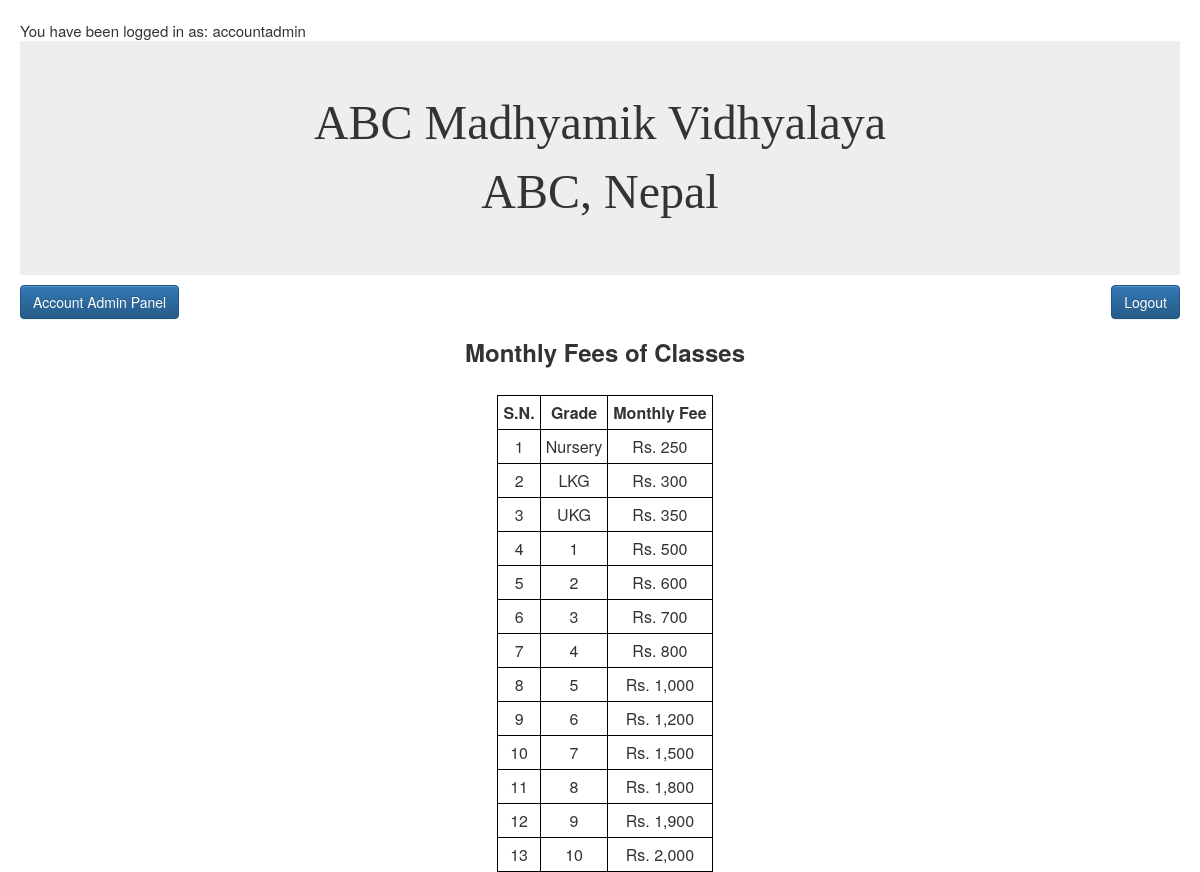
Page /fee.php (signed in) on the committed database.
### tables this page shows
CREATE TABLE `fee` (
  `SN` int(11) NOT NULL,
  `gradename` varchar(15) NOT NULL,
  `feemonth` varchar(20) NOT NULL
);

### fee.php (the view, shortened to what this page needs)
<?php
include_once('control.php');
?>
<html>
<head>
<link rel="stylesheet" href="bootstrap-3.3.7-dist/css/bootstrap.min.css"/>
<link rel="stylesheet" href="bootstrap-3.3.7-dist/css/bootstrap-theme.min.css">
<link id="theme-style" rel="stylesheet" href="css/style.css">
</head>
<body>
<div class="jumbotron"><center><font face="Analecta" size="13">ABC Madhyamik Vidhyalaya</font><br><font face="Analecta" size="10">ABC, Nepal</font></center></div>
<a href="accounthome.php" class="btn btn-primary" role="button" target="_top">Account Admin Panel</a>
<a href="logout.php" class="btn btn-primary pull-right" role="button"  target="_top">Logout</a>
<div class="container">
<h3 style="text-align: center; margin-bottom: 30px;">Monthly Fees of Classes</h3>
<?php
$qry="SELECT SN, gradename, feemonth FROM fee";
$result = $db->query($qry);
if ($result->num_rows > 0) {
         echo "<center><table><tr><th>S.N.</th><th>Grade</th><th>Monthly Fee</th></tr>";
     while($row = $result->fetch_assoc()) {
         echo "<tr><td>". $row["SN"]. "</td><td>" .$row["gradename"]."</td><td>"."Rs. ".$row["feemonth"]."</td></tr>";
     }
        echo "</table></center>";
} else {
     echo "0 results";
}
?>
</div>

### css/style.css (style rules this page uses)
html, body { position: relative; height: 100%; font-size: 15px; padding: 10px; -webkit-font-smoothing: antialiased; -moz-osx-font-smoothing: grayscale; }
h1,h2,h3,h4,h5,h6 { font-weight: 700; }
a { color: #CB4335; -webkit-transition: all 0.4s ease-in-out; -moz-transition: all 0.4s ease-in-out; -ms-transition: all 0.4s ease-in-out; -o-transition: all 0.4s ease-in-out; }
.jumbotron { margin-bottom: 10px; }

### fee.php (style rules this page uses)
table, th, td { border: 1px solid black; text-align: center; padding: 5px; }

### rows in the picture
fee: SN "1", gradename "Nursery", feemonth "250"
fee: SN "2", gradename "LKG", feemonth "300"
fee: SN "3", gradename "UKG", feemonth "350"
fee: SN "4", gradename "1", feemonth "500"
fee: SN "5", gradename "2", feemonth "600"
fee: SN "6", gradename "3", feemonth "700"
fee: SN "7", gradename "4", feemonth "800"
fee: SN "8", gradename "5", feemonth "1,000"
fee: SN "9", gradename "6", feemonth "1,200"
fee: SN "10", gradename "7", feemonth "1,500"
fee: SN "11", gradename "8", feemonth "1,800"
fee: SN "12", gradename "9", feemonth "1,900"
fee: SN "13", gradename "10", feemonth "2,000"

### other values in the picture
$_SESSION["CurrentUser"] "accountadmin"
